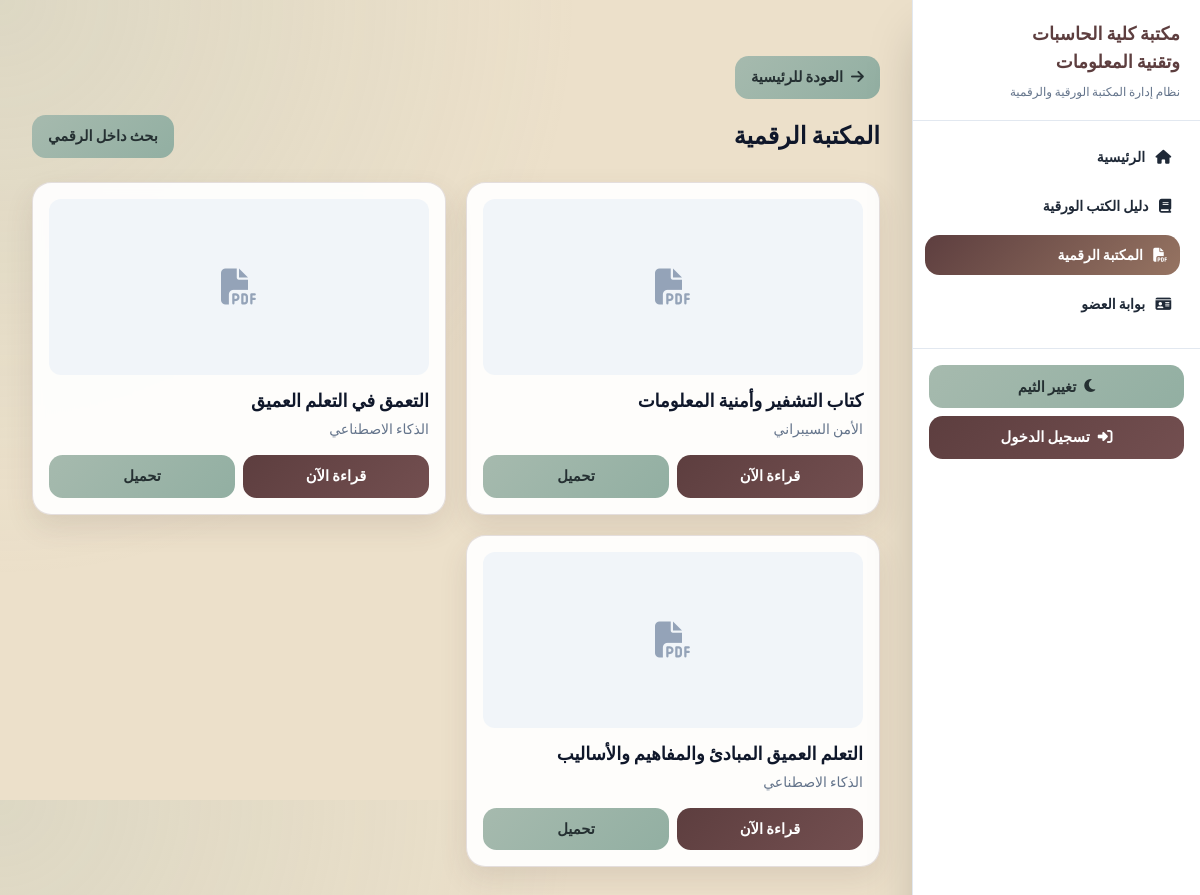
The app's page /digital/ with its own data.
### digital_library/models.py (models this page shows, shortened)
class DigitalLibrary(models.Model):
    book = models.OneToOneField(Book, on_delete=models.CASCADE)
    pdf_file = models.FileField(upload_to='books/pdfs/')

### books/models.py (models this page shows, shortened)
class Book(models.Model):
    LANGUAGE_CHOICES = [
        ("arabic", "العربية"),
        ("english", "الإنجليزية"),
    ]
    dewey_decimal_number = models.CharField(max_length=100)
    title = models.CharField(max_length=300)
    authors = models.ManyToManyField(Author)
    category = models.ForeignKey(Category, on_delete=models.SET_NULL, null=True)
    publisher = models.ForeignKey(Publisher, on_delete=models.SET_NULL, null=True)
    publication_year = models.IntegerField(blank=True, null=True)
    edition = models.CharField(max_length=50, blank=True, null=True)
    volume = models.CharField(max_length=50, blank=True, null=True)
    language = models.CharField(max_length=20, choices=LANGUAGE_CHOICES, default="arabic")
    pages = models.IntegerField(blank=True, null=True)
    cover_image = models.ImageField(upload_to="books/covers/", blank=True, null=True)
    description = models.TextField(blank=True, null=True)
    created_at = models.DateTimeField(auto_now_add=True)
    view_count = models.PositiveIntegerField(default=0)

class Category(models.Model):
    category_id = models.CharField(max_length=50, unique=True, blank=True)
    name = models.CharField(max_length=200)  # Arabic name
    name_en = models.CharField(max_length=200, blank=True, default="")
    shelf_location = models.CharField(max_length=200, blank=True, null=True)

### digital_library/views.py (the view)
# urls.py: path("", views.digital_books_list, name="digital_list"),
def digital_books_list(request):
    digital_books = DigitalLibrary.objects.select_related("book")
    return render(request, "digital/list.html", {"digital_books": digital_books})

### templates/digital/list.html (shortened to what this page needs)
﻿{% extends "base.html" %}
{% block content %}
<section class="space-y-6">
    <div class="flex items-center justify-between">
        <h1 class="text-2xl font-black">المكتبة الرقمية</h1>
        <a href="{% url 'search_results' %}?search_scope=digital" class="btn-secondary">بحث داخل الرقمي</a>
    </div>
    <div class="grid grid-cols-1 md:grid-cols-2 xl:grid-cols-3 gap-5">
        {% for dbook in digital_books %}
            <article class="card flex flex-col">
                {% if dbook.book.cover_image %}
                    <img src="{{ dbook.book.cover_image.url }}" alt="{{ dbook.book.title }}" class="w-full h-44 object-cover rounded-xl mb-3">
                {% else %}
                    <div class="w-full h-44 rounded-xl mb-3 bg-slate-100 dark:bg-slate-800 grid place-content-center text-slate-400">
                        <i class="fa-solid fa-file-pdf text-4xl"></i>
                    </div>
                {% endif %}
                <h2 class="font-black text-lg">{{ dbook.book.title }}</h2>
                <p class="text-sm text-slate-500 mt-1">{{ dbook.book.category.name|default:"-" }}</p>
                <div class="mt-4 grid grid-cols-2 gap-2">
                    <a href="{% url 'read_digital_book' dbook.book.id %}" class="btn-primary text-center">قراءة الآن</a>
                    <a href="{% url 'download_digital_book' dbook.book.id %}" class="btn-secondary text-center">تحميل</a>
                </div>
            </article>
        {% empty %}
            <div class="col-span-full card text-center py-10 text-slate-500">لا توجد كتب رقمية مضافة حالياً.</div>
        {% endfor %}
    </div>
</section>
{% endblock %}

### libraryms/static/css/styles.css (style rules this page uses)
body { font-family: 'Cairo', sans-serif; background: radial-gradient(circle at top left, rgba(166, 186, 174, 0.22), transparent 40%), var(--c3); }
.card { background: rgba(255, 255, 255, 0.92); border: 1px solid rgba(93, 62, 63, 0.16); border-radius: 1.2rem; box-shadow: 0 12px 28px rgba(93, 62, 63, 0.12); padding: 1rem; backdrop-filter: blur(6px); }
.btn-primary, .btn-secondary { border: 0; border-radius: 0.85rem; padding: 0.65rem 1rem; font-size: 0.92rem; font-weight: 800; cursor: pointer; display: inline-flex; align-items: center; justify-content: center; text-decoration: none; transition: transform 0.2s ease, filter 0.2s ease; }
.btn-primary { background: linear-gradient(135deg, var(--c1) 0%, #734f50 100%); color: #ffffff; }
.btn-secondary { background: linear-gradient(135deg, var(--c4) 0%, #92afa2 100%); color: #253032; }

### records on screen
DigitalLibrary: book "كتاب التشفير وأمنية المعلومات", book.category.name "الأمن السيبراني"
DigitalLibrary: book "التعمق في التعلم العميق", book.category.name "الذكاء الاصطناعي"
DigitalLibrary: book "التعلم العميق المبادئ والمفاهيم والأساليب", book.category.name "الذكاء الاصطناعي"
